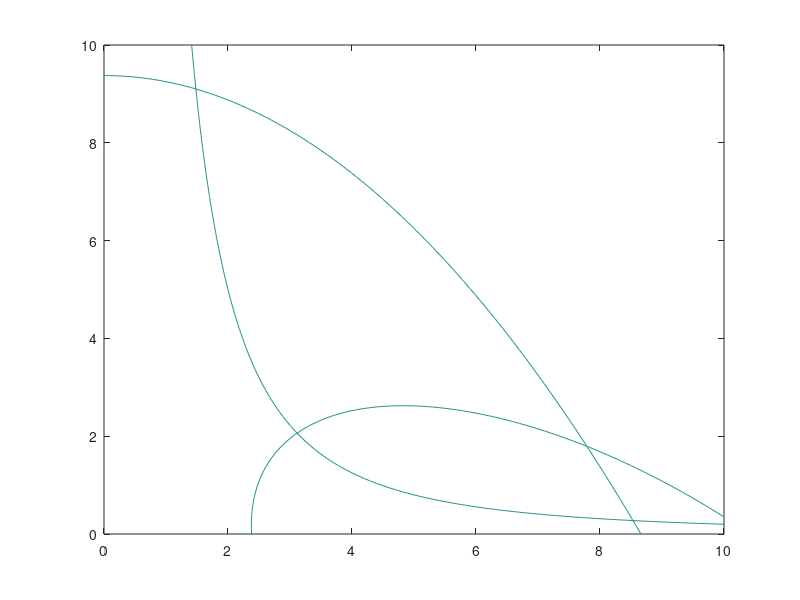

Recreate this plot in MATLAB. (Note: this script raises an error after producing the figure.)
%%%%%%%%%%  RBDO with FORM using PMA Approach  %%%%%%%%
function RBDO_PMA()
clear; close all; clc;
global nc nd bt stdx Iters Cost G1Constraints G2Constraints G3Constraints 

G1Constraints = [];
G2Constraints = [];
G3Constraints = [];


G1 = @(x1, x2 ) 1-x1.^2.*x2/20;
G2 = @(x1, x2) 1-(x1+x2-5).^2/30-(x1-x2-12).^2/120;
G3 = @(x1, x2) 1-80./(x1.^2+8*x2+5);

x1p = 0:0.1:10; x2p = 0:0.1:10;

[x1, x2] = meshgrid(x1p, x2p);

G1p = G1(x1, x2);
G2p = G2(x1, x2);
G3p = G3(x1, x2);

contour(x1, x2, G1p, [0,0])
hold on
contour(x1, x2, G2p, [0,0])
hold on
contour(x1, x2, G3p, [0,0])

nc=3;  nd=2;  bt=norminv(0.99,0,1); 
x0=[5,5]; stdx=[0.6,0.6]; lb=[0,0]; ub=[10,10]; 
xp=x0; Iters=0;
options = optimset('GradConstr','on','GradObj','on','LargeScale','off');
[x_opt,~] = fmincon(@Costfun,x0,[],[],[],[],lb,ub,@frelcon,options)

G1Constraints
G2Constraints
G3Constraints

size(G1Constraints)
size(G2Constraints)
size(G3Constraints)

%====================      Obj. Function   ===============================%
function [f,g]= Costfun(x)
    f=x(1)+x(2);
    g=[1 1];
    Cost=f;

    plot(x(1), x(2), 'or')
    pause(.5);
end
%====================  Define Constraints and Gradiants  =================%
function [c,ceq,GC,GCeq] = frelcon(x) 
    ceq=[]; GCeq=[];
    for j = 1:nc
            [G,DG]=AMV(x,j);
            beta(j)=G;
            dbeta(:,j)=DG./stdx;
    end

    c=beta; GC=dbeta; 
    dx=norm(x-xp);
    if  dx>1d-5  || Iters == 0
        Iters=Iters+1;
        SHOW(Iters,x,c,GC);
    end
    xp = x;
end
%=================  PMA Approach with AMV Algorithm  =====================%
function [G,DG]=AMV(x,kc)
    u=zeros(1,nd); iter = 0; Dif=1;
    while Dif>1d-5 && iter<20                      
        iter=iter+1; 
        if iter>1
            u=DG*bt/norm(DG);
        end        
        [G,DG]=cons(u,x,kc);
        U(iter,:)=u/bt;        
        if iter>1
            Dif=abs(U(iter,:)*U(iter-1,:)'-1);
        end
    end
end
%============================ Constraint Fun. ============================%
function [ceq,GCeq]=cons(u,d,kc)
    x = u.*stdx+d;
    if kc == 1
       ceq=1-x(1)^2*x(2)/20;
       GCeq(1)=-x(1)*x(2)/10*stdx(1);
       GCeq(2)=-x(1)^2/20*stdx(2);

       G1Constraints = [G1Constraints; x, ceq, GCeq];
    elseif kc == 2
       ceq=1-(x(1)+x(2)-5)^2/30-(x(1)-x(2)-12)^2/120;
       GCeq(1)=(-(x(1)+x(2)-5)/15-(x(1)-x(2)-12)/60)*stdx(1);
       GCeq(2)=(-(x(1)+x(2)-5)/15+(x(1)-x(2)-12)/60)*stdx(2);

       G2Constraints = [G2Constraints; x, ceq, GCeq];
      
    elseif kc == 3
       ceq=1-80/(x(1)^2+8*x(2)+5);
       GCeq(1)=x(1)*160*stdx(1)/((x(1)^2+8*x(2)+5))^2;
       GCeq(2)=80*8*stdx(2)/((x(1)^2+8*x(2)+5))^2;

       G3Constraints = [G3Constraints; x, ceq, GCeq];
    end
end
function  SHOW(Iters,x,c,GC)%====== Display the Iteration Information=====%
    fprintf(1,'\n********** Iter.%d ***********\n' ,Iters);
    disp(['Des.: ' sprintf('%6.4f  ',x)]);
    disp(['Obj.: ' sprintf('%6.4f',Cost)]);  
    disp(['Cons.: ' sprintf('%6.4f  ',c)]);
    disp(['Sens.: ' sprintf('%6.4f  ',GC)]);
    fprintf('\n\n')
end
end
